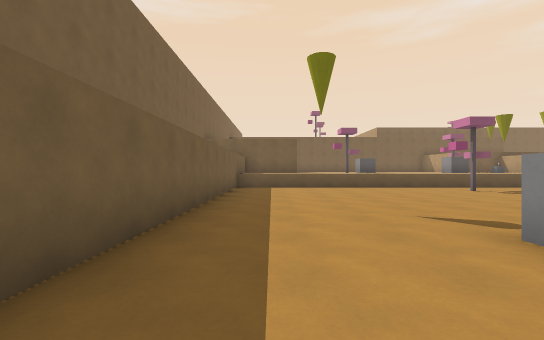
view 1 (above)

17 first-person views from a walk through a 3-D level made in the Godot game engine. The camera is 1.3 m above the floor, looks level and sees 90° across. The floor is counted in squares, 2 m on a side. Each view is taken from the middle of a square. On the plan, view 1 faces up. The plan holds only what a view shows up to about 9 squares ahead; the rest is blank. The place goes on beyond the plan. Surface patterns are stand-ins for the level's own textures.

view 2
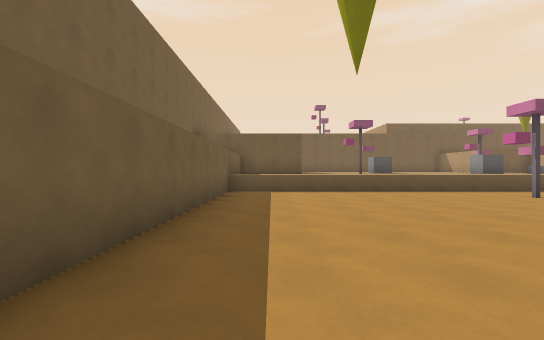

view 3
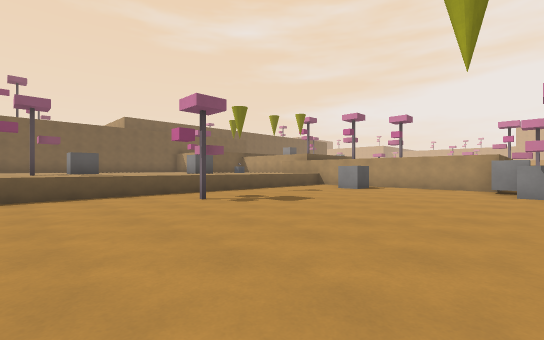

view 4
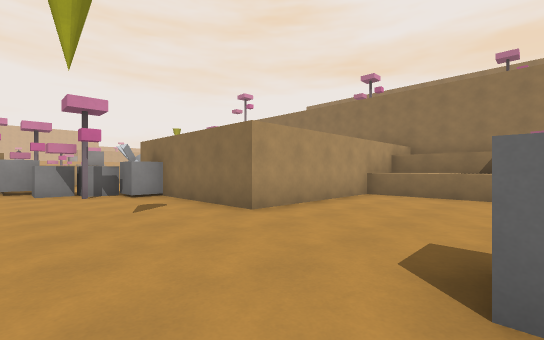

view 5
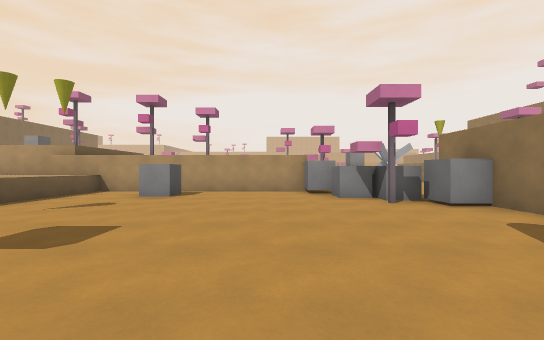

view 6
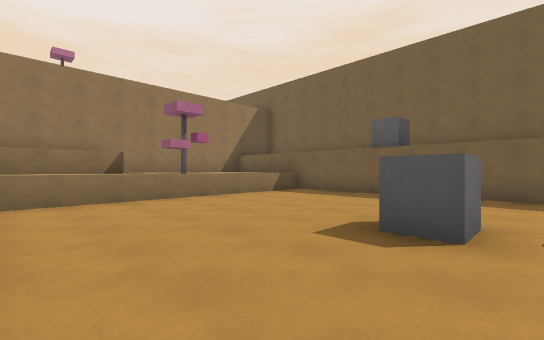

view 7
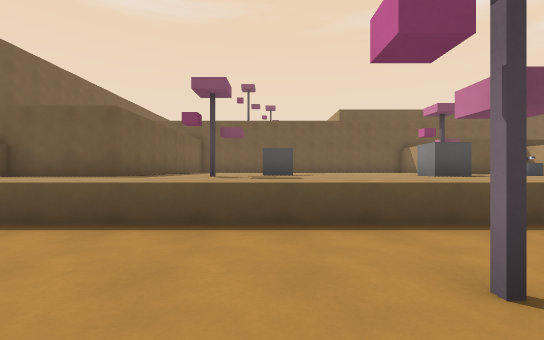

view 8
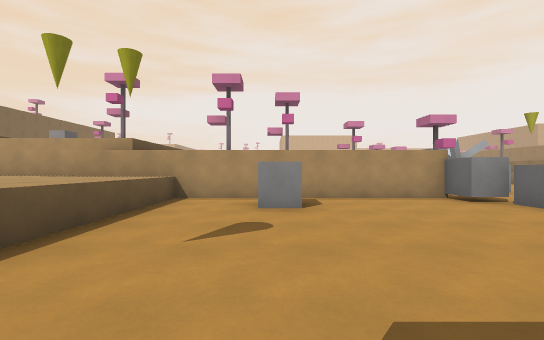

view 9
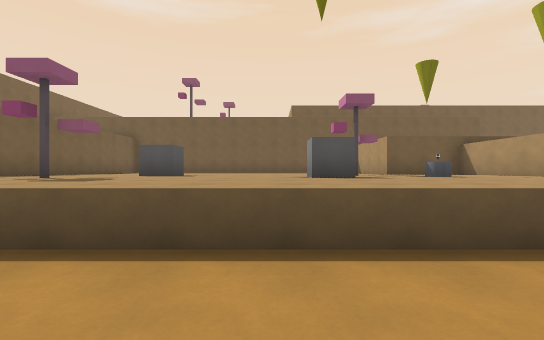

view 10
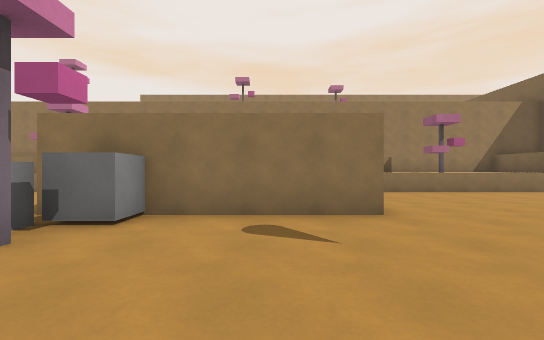

view 11
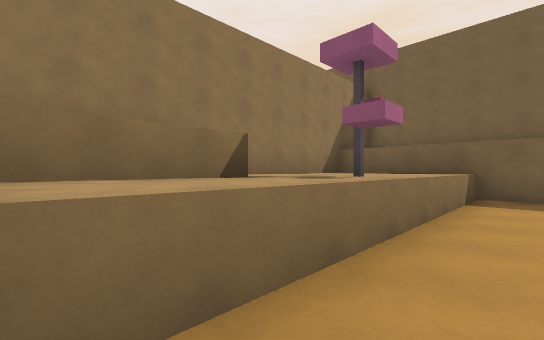

view 12
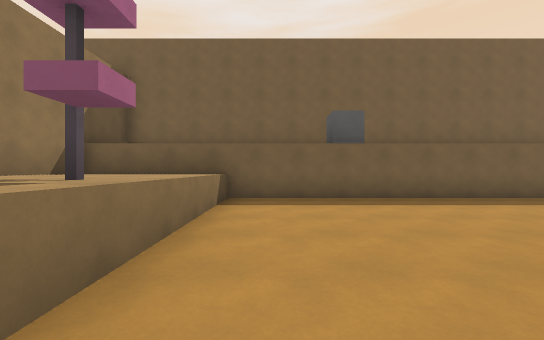

view 13
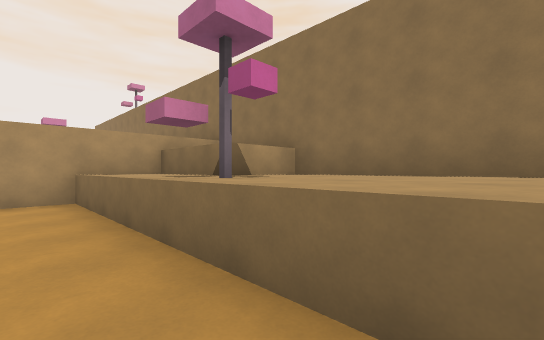

view 14
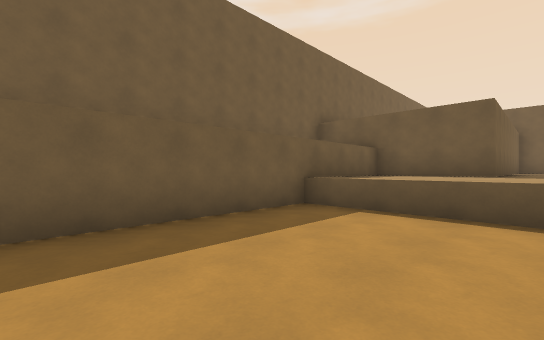

view 15
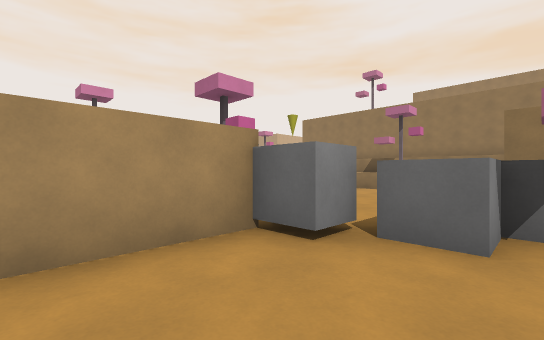

view 16
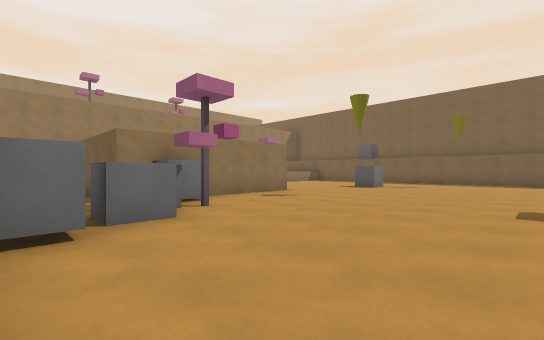

view 17
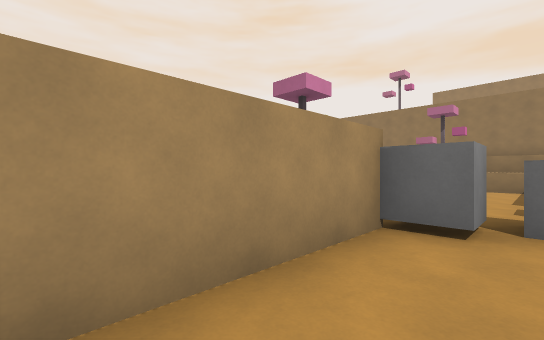

### Floor plan
Key: @ floor where view 1 was taken; # wall or solid block; . floor; ^ raised ledge; T tree; B block; O other object.
Columns run from 2 left of view 1 to 16 right of it. Each row starts with its distance up from view 1.
 13  ^^^^^T^^^^B^^^^^
 12  ^^^^^^^^^^^^^^^
 11  ^^^^^^^^^^^^^^^
 10 #...............#
  9 #...............#
  8 #.......T.....B.#
  7 #...............#
  6 #...............#
  5 #...............#
  4 #..............B
  3 #...........T.BB.T
  2 #....B......BBB..OO
  1 #........###B#...OO
  0 #.@......#   #...
 -1 #........#   #....
 -2 #........#   #.. .
 -3  ^^^^^^^^#    ^^ ^
 -4  ^^^^T^^^^
 -5  ^^^^^###     ##

Where each view was taken, in squares from view 1:
view 1: 0 up, 0 right, facing up
view 2: 2 up, 0 right, facing up
view 3: 3 up, 3 right, facing up-right
view 4: 4 up, 3 right, facing down-right
view 5: 5 up, 5 right, facing right
view 6: 3 up, 6 right, facing down-left
view 7: 7 up, 5 right, facing up
view 8: 8 up, 7 right, facing right
view 9: 8 up, 8 right, facing up
view 10: 5 up, 8 right, facing down
view 11: 2 down, 6 right, facing down-left
view 12: 2 down, 5 right, facing left
view 13: 2 down, 0 right, facing down-right
view 14: 6 up, 2 right, facing up-left
view 15: 6 up, 11 right, facing down-right
view 16: 7 up, 13 right, facing down-left
view 17: 7 up, 12 right, facing down-right
